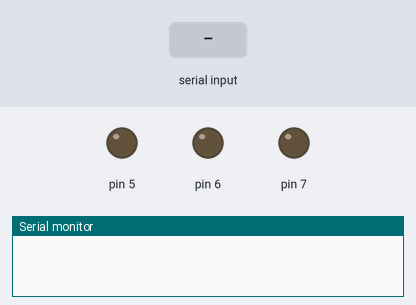
This sketch was run on a simulated Arduino Uno, built with avr-gcc and run on an emulated ATmega328P. Parts: output pins drawn as LEDs (lit = HIGH), the last lines printed to the serial monitor. The inputs (shaded band) are chosen by the test bench.

Above: at 1.2 s.
1.3 s: "7-on:" received over Serial
At 2.2 s:
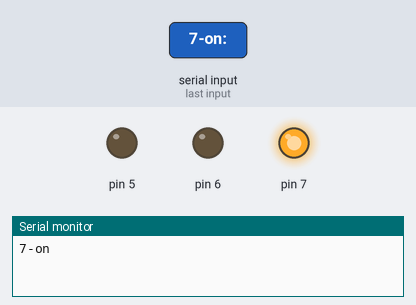
2.8 s: "6-on:" received over Serial
At 3.3 s:
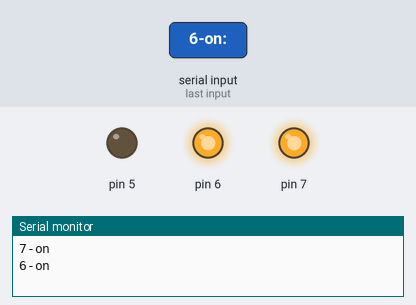
4.3 s: "7-off:" received over Serial
At 5.5 s:
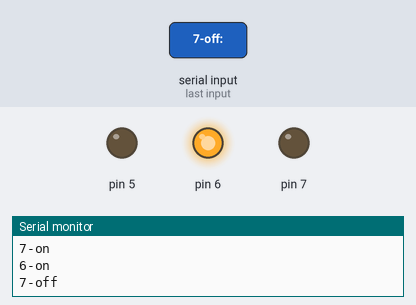
5.8 s: "5-on:" received over Serial
At 6.8 s:
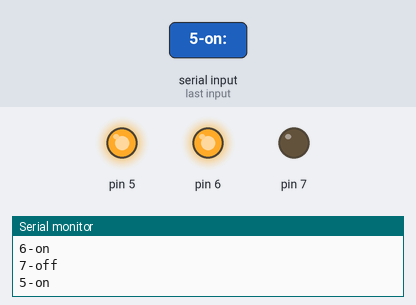
7.3 s: "6-off:" received over Serial
At 8.0 s:
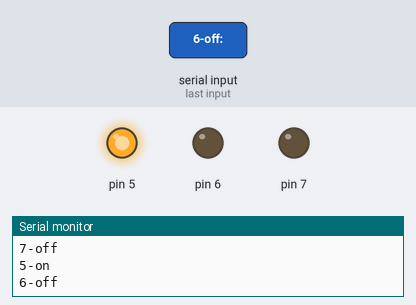
8.8 s: "5-off:" received over Serial
At 9.1 s:
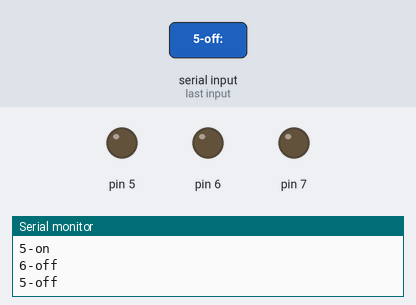
Timing chart, 0 to 11.3 s (numbered marks = the images above; inputs shaded):
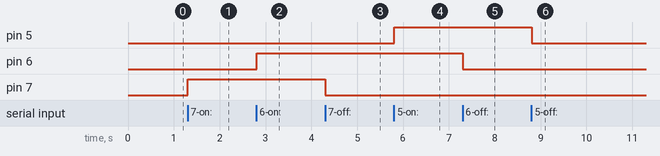

Measured:
- after the input at 1.3 s, pin 7: LOW → HIGH at once
- after the input at 2.8 s, pin 6: LOW → HIGH at once
- after the input at 4.3 s, pin 7: HIGH → LOW at once
- after the input at 5.8 s, pin 5: LOW → HIGH at once
- after the input at 7.3 s, pin 6: HIGH → LOW at once
- after the input at 8.8 s, pin 5: HIGH → LOW at once

The sketch:

arduino.ino
```cpp
void setup()
{
    // put your setup code here, to run once:
    pinMode(7, OUTPUT);
    pinMode(6, OUTPUT);
    pinMode(5, OUTPUT);

    Serial.begin(9600);
    Serial.setTimeout(10);
}

void loop()
{
    // put your main code here, to run repeatedly:
    String word = Serial.readStringUntil(':');

    if (word.length() > 0)
    {
        Serial.println(word);
    }
    if (word == "7-on")
    {
        digitalWrite(7, HIGH);
    }

    if (word == "7-off")
    {
        digitalWrite(7, LOW);
    }

    if (word == "6-off")
    {
        digitalWrite(6, LOW);
    }

    if (word == "6-on")
    {
        digitalWrite(6, HIGH);
    }

    if (word == "5-on")
    {
        digitalWrite(5, HIGH);
    }

    if (word == "5-off")
    {
        digitalWrite(5, LOW);
    }
}
```
